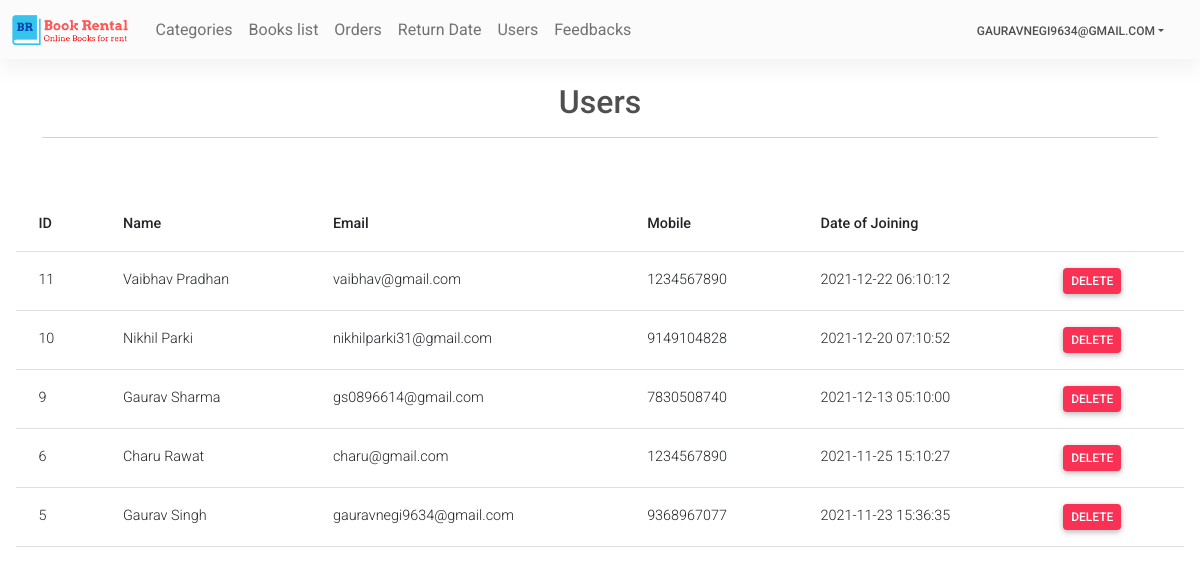
Page /Admin/users.php (signed in) on the earlier database version.
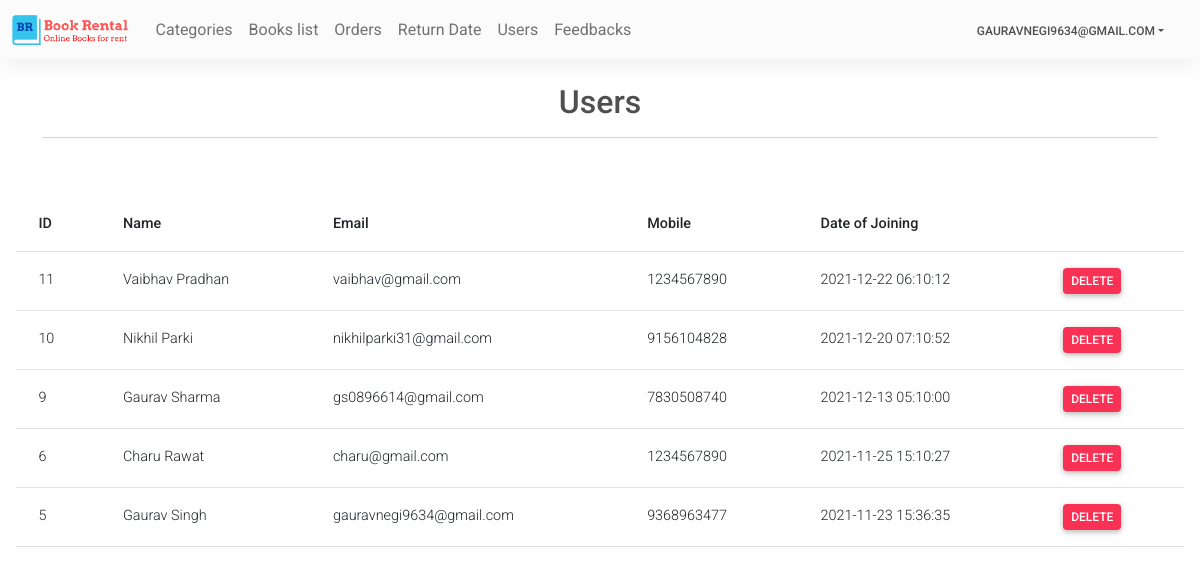
Same page on the later database version.
### tables this page shows
CREATE TABLE `users` (
  `id` int(11) NOT NULL,
  `name` varchar(80) NOT NULL,
  `email` varchar(50) NOT NULL,
  `mobile` bigint(20) NOT NULL,
  `doj` datetime NOT NULL,
  `password` varchar(255) NOT NULL
);

### Admin/users.php (the view, shortened to what this page needs)
<?php
require('topNav.php');
$sql = "select * from users order by id desc";
$res = mysqli_query($con, $sql);
?>
<main>
    <div class="container pt-4">
        <h4 class="fs-2 text-center ">Users</h4>
        <hr>
        <br>
    </div>
    <div class="card-body">
        <table class="table">
            <thead>
                <tr>
                    <th>ID</th>
                    <th>Name</th>
                    <th>Email</th>
                    <th>Mobile</th>
                    <th>Date of Joining</th>
                    <th></th>
                </tr>
            </thead>
            <tbody>
                <?php
        while ($row = mysqli_fetch_assoc($res)) { ?>
                <tr>
                    <td> <?php echo $row['id'] ?> </td>
                    <td> <?php echo $row['name'] ?> </td>
                    <td> <?php echo $row['email'] ?> </td>
                    <td> <?php echo $row['mobile'] ?> </td>
                    <td> <?php echo $row['doj'] ?> </td>
                    <td> <?php echo "<a class='link-white btn btn-danger px-2 py-1' href='?type=delete&id=" . $row['id'] .
                    "'>Delete</a>"; ?>
                    </td>
                </tr>
                <?php } ?>
            </tbody>
        </table>
    </div>
</main>
</body>
</html>

Differences in the rows shown:
changed users "Nikhil Parki": mobile "9149104828" → "9156104828"
changed users "Gaurav Singh": mobile "9368967077" → "9368963477"
